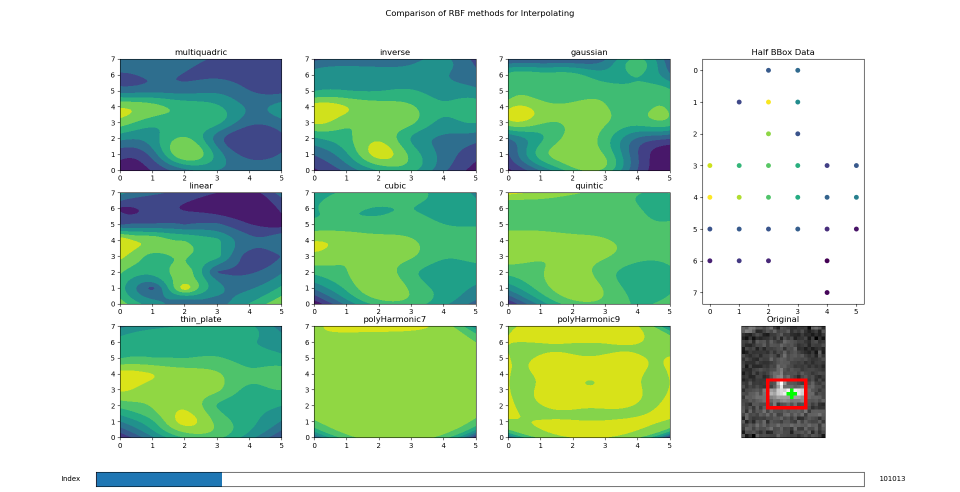
#> input picture 03 Scripts/3D Thermal Reconstruction/2dRBFhalfdataexample_f101013.png, 1920 x 983 px (shown at 1/2 size); its folder holds only this picture in this run
$ python -i vtk_rotation_severalcontours.py   (imports and definitions only)
#> lines starting #> are read from the running program, lines starting #| are printed output that depends on the picture
import numpy as np
import matplotlib.pyplot as plt
import h5py
import scipy.interpolate
from mpl_toolkits.mplot3d import Axes3D
import matplotlib.gridspec as gridspec
from skimage.filters import sobel,threshold_otsu
import cv2
from scipy.spatial.transform import Rotation as R
from matplotlib.tri.triangulation import Triangulation as mtri
import vtk
from vtk.util import numpy_support
from vtk.numpy_interface import dataset_adapter as dsa
from vtk.numpy_interface import algorithms as alg

from scipy.interpolate import Rbf

# index to start on
starter_f = 93199
# initial ff
ff = starter_f
# filtering limit
filt = 0.0
# rotation resolution
rot_res = 10.0
# path to hdf5 file
path = "D:\BEAM\Scripts\PackImagesToHDF5\pi-camera-data-127001-2019-10-14T12-41-20.hdf5"

# [9 lines not run here, left out]

def findBB(frame):
    sb = sobel(frame)
    sb[:,:15] = 0
    sb[:,25:] = 0
    thresh = threshold_otsu(sb)
    img = (sb > thresh).astype('uint8')*255
    img=cv2.morphologyEx(img,cv2.MORPH_OPEN,cv2.getStructuringElement(cv2.MORPH_ELLIPSE,(3,3)))
    ct = cv2.findContours(img,cv2.RETR_LIST,cv2.CHAIN_APPROX_SIMPLE)[0]
    if len(ct)>0:
        if len(ct)>1:
            ct.sort(key=lambda x : cv2.contourArea(x),reverse=True)
        return cv2.boundingRect(ct[0]),ct[0]
    else:
        return -1,-1

# [4 lines left out: function getDataInCT, not called in this run]

# [1 line that did not run here, left out]
# [60 lines left out: function readPointsRotRbf, not called in this run]

# setup collection of daata
# [1 line not run here, left out]

# [1 line that did not run here, left out]
# [1 line not run here, left out]

# [1 line that did not run here, left out]
# [5 lines not run here, left out]

# [1 line that did not run here, left out]
# [3 lines not run here, left out]

# [1 line that did not run here, left out]
# [2 lines not run here, left out]

# [1 line that did not run here, left out]
# [5 lines not run here, left out]

# [1 line that did not run here, left out]
# [1 line that did not run here, left out]
# [1 line not run here, left out]
# [1 line that did not run here, left out]
# [10 lines not run here, left out]

>>> import cv2
>>> picture = cv2.imread('2dRBFhalfdataexample_f101013.png', cv2.IMREAD_GRAYSCALE)
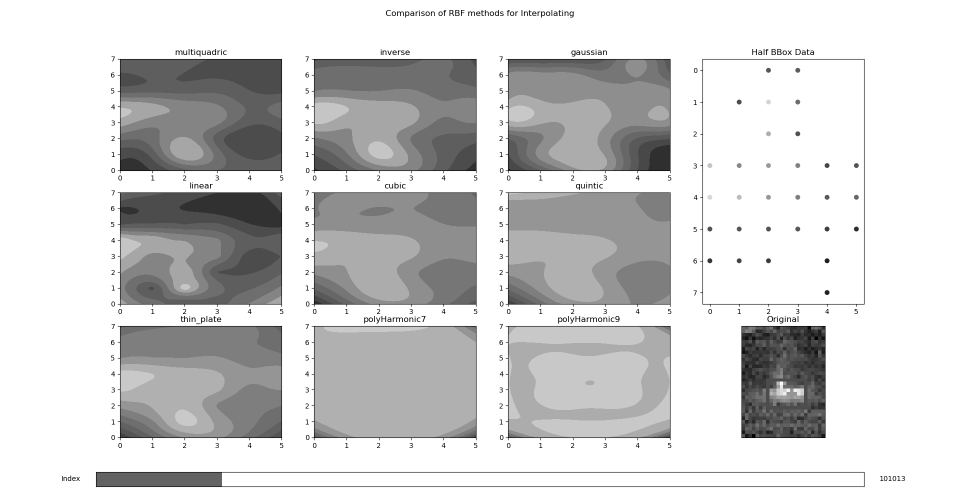
#> picture: shape (983, 1920) (shown at 1/2 size); min 0, max 255, mean 208.4
>>> result = findBB(picture)
#> in findBB, `sb = sobel(frame)`:
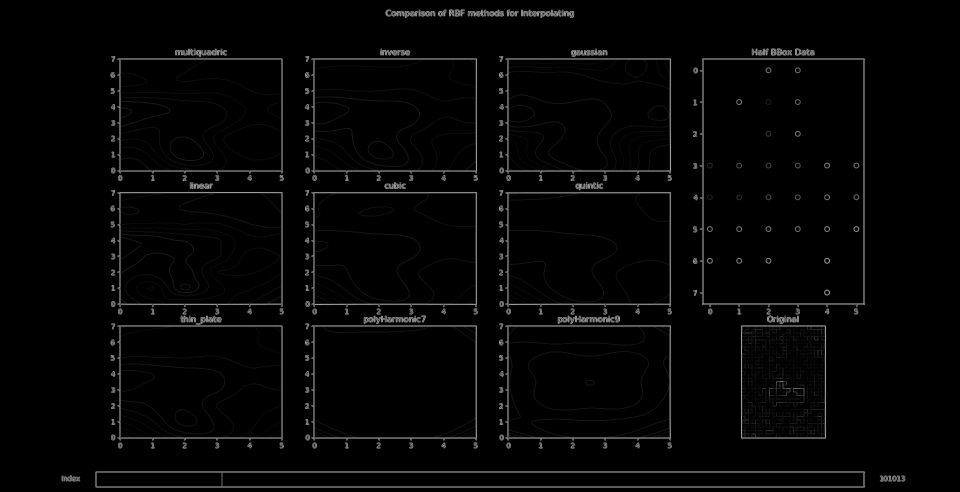
#> sb: shape (983, 1920) float64 (shown at 1/2 size); min 0, max 0.776, mean 0.0205
#> in findBB, `sb[:,25:] = 0`: sb: shape (983, 1920) float64; every value is 0
#> in findBB, `thresh = threshold_otsu(sb)`: thresh = 0
#> in findBB, `img = (sb > thresh).astype('uint8')*255`: img: shape (983, 1920); every value is 0
#> in findBB, `ct = cv2.findContours(img,cv2.RETR_LIST,cv2.CHAIN_APPROX_SIMPLE)[0]`: ct = []
#> result = (-1, -1)

$ run again, on 03 Scripts/3D Thermal Reconstruction/2dRBFhalfdataexample_f98381.png
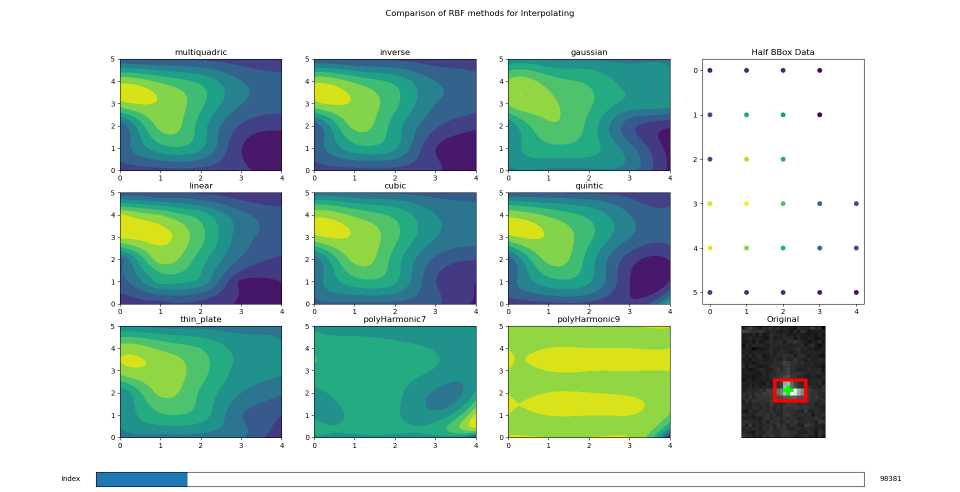
#> input picture 03 Scripts/3D Thermal Reconstruction/2dRBFhalfdataexample_f98381.png, 1920 x 983 px (shown at 1/2 size)
#> `picture = cv2.imread('2dRBFhalfdataexample_f101013.png', cv2.IMREAD_GR..`:
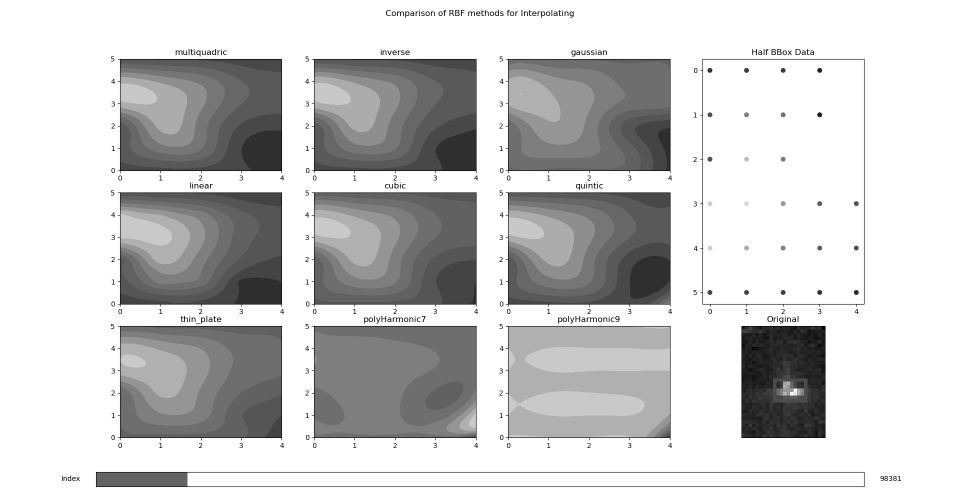
#> picture: shape (983, 1920) (shown at 1/2 size); min 0, max 255, mean 201.7
#> in findBB, `sb = sobel(frame)`:
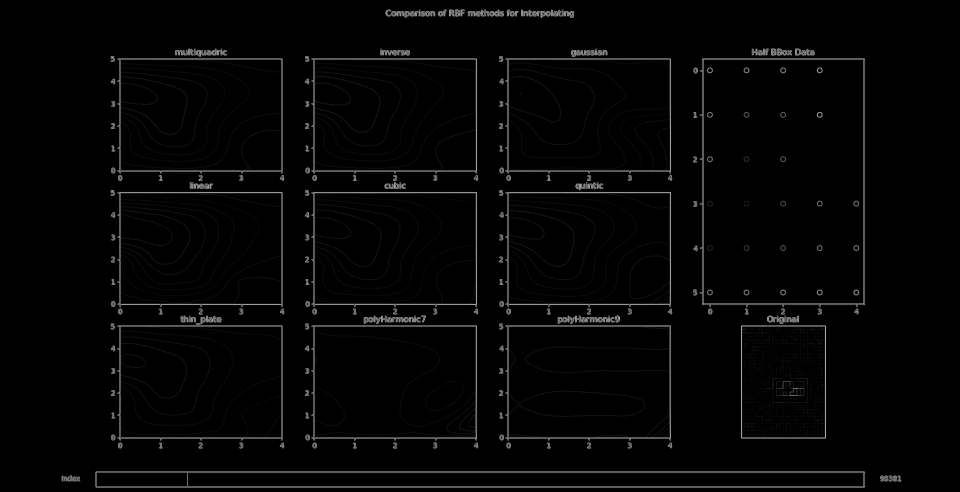
#> sb: shape (983, 1920) float64 (shown at 1/2 size); min 0, max 0.776, mean 0.0195
#> thresh = 0
#> img: shape (983, 1920); every value is 0
#> ct = []
#> result = (-1, -1)
